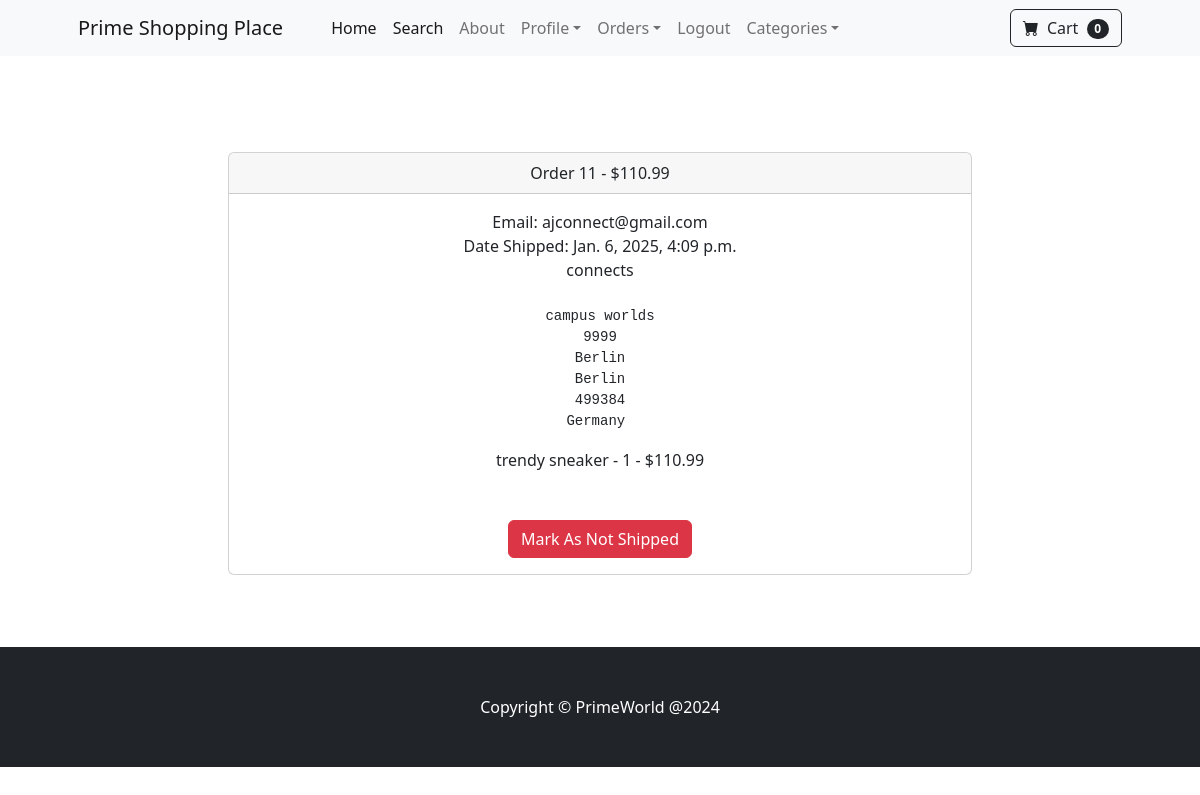
/payment/orders/11 (signed in), run on an earlier commit of the app's database.
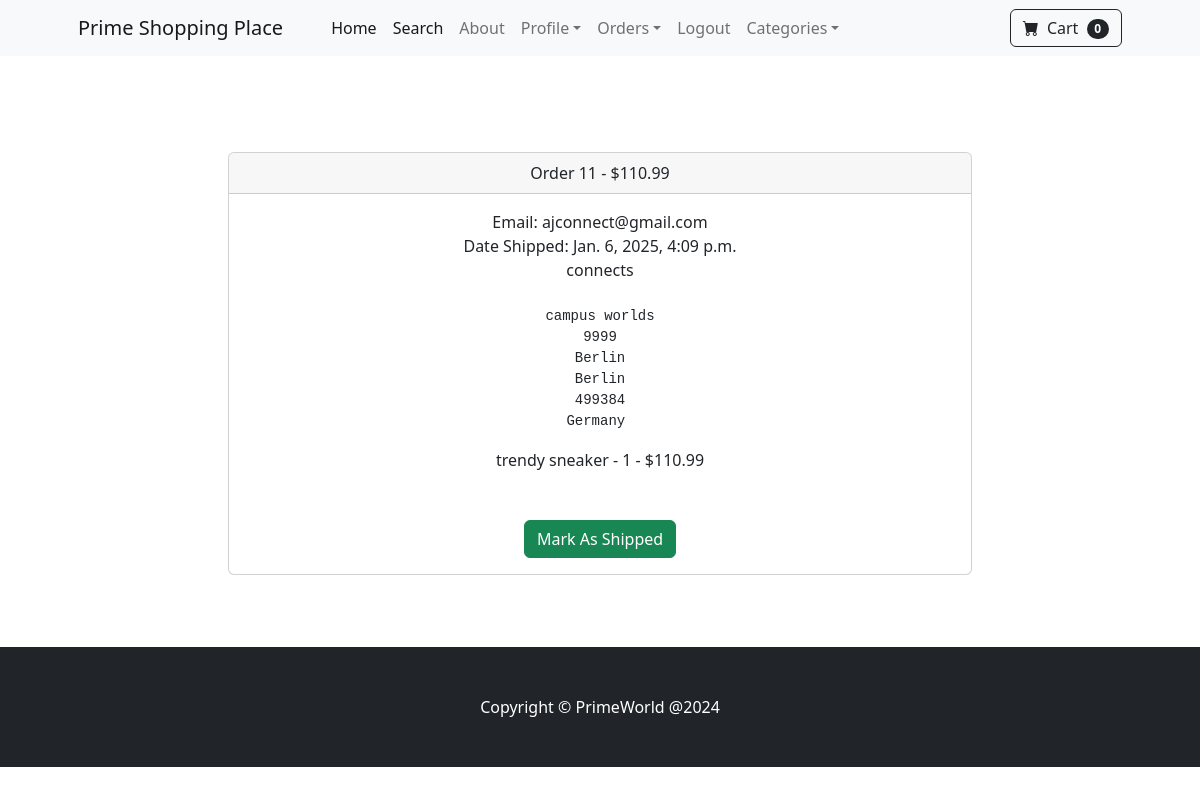
And on a later commit of the database.
### payment/views.py (the view, shortened to what this page needs)
# urls.py: path("orders/<int:pk>", views.orders, name='orders'),
def orders(request, pk):
    if request.user.is_authenticated and request.user.is_superuser:
        order = Order.objects.get(id=pk)
        items = OrderItem.objects.filter(order=pk)
        return render(request, "payment/orders.html", {"order":order, "items":items})
    else:
        messages.success(request, "The Access Denied")
        return redirect('home')

### cart/cart.py (called while the page is built)
    def __len__(self):
        return len(self.cart)

### cart/context_processors.py (called while the page is built)
def cart(request):
    return {'cart': Cart(request)}

### store/models.py (called while the page is built)
    def __str__(self) -> str:
        return self.name

### payment/templates/payment/orders.html (shortened to what this page needs)
{% extends 'base.html' %}
{% block content %}
<div class="container">
    <div class="row">
        <center>
            <div class="col-8">
                <br> <br>
                <br> <br>
            <div class="card">
                <div class="card-header">
                  Order {{ order.id }} - ${{ order.amount_paid}}
                </div>
                <div class="card-body">
                   Email: {{ order.email }} <br>
                   {% if order.date_shipped %}
                    Date Shipped: {{ order.date_shipped }}
                   {% else %}
                    Date Ordered: {{ order.date_ordered }}
                   {% endif %}
                   <br>
                   {{ order.full_name }} <br> <br>
                   <pre>{{ order.shipping_address }} <br></pre>
                   {% for item in items %}
                        {{ item.product }} - {{item.quantity }} - ${{ item.price }} <br>
                   {% endfor %}
                   <br> <br>
                   {% if not order.shipped %}
                   <form method="POST">
                    <button type="submit" class="btn btn-success">Mark As Shipped</button>
                   </form>
                    {% else %}
                    <form method="POST">
                        <button type="submit" class="btn btn-danger">Mark As Not Shipped</button>
                    </form>
                    {% endif %}
                </div>
            </div>
            <br>
            <br> <br>
            </div>
        </center>
    </div>
</div>
{% endblock %}

What changed in the data, as far as the page shows it:
changed Order "ajconnect@gmail.com": shipped True → False (drawn)
Also different on the page:
text no longer shown: "Mark As Not Shipped"
text now shown: "Mark As Shipped"
